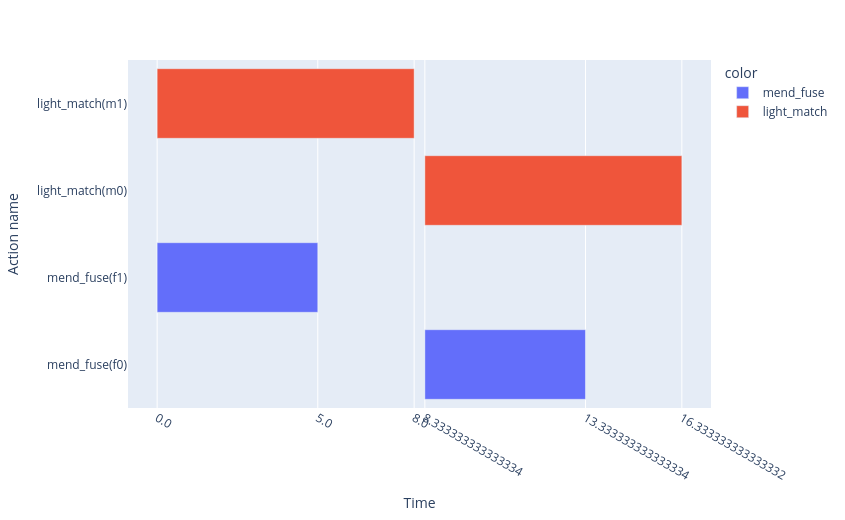

Notebook code for this chart:
### Code cell
with OneshotPlanner(name="tempest", params={"solver_name": "z3"}) as p:
    mc_result = p.solve(mc_prob, output_stream=sys.stdout)

print("\nPlan:")
for start, action, duration in mc_result.plan.timed_actions:
    print(f"  t={float(start):.2f}  {action}  [dur={duration}]")

# The timeline makes the required concurrency visually obvious:
# each mend_fuse bar sits strictly inside a light_match bar.
plot_time_triggered_plan(mc_result.plan)

### Figure 1 — Plotly figure (JSON) as saved in the notebook; plotly's stock layout.template omitted (floating-point values rounded to 4 significant figures)
{"data": [{"base": ["1970-01-01T01:00:08.333333", "1970-01-01T01:00:00.000000"], "hovertemplate": "color=mend_fuse<br>start=%{base}<br>end=%{x}<br>Action name=%{y}<extra></extra>", "legendgroup": "mend_fuse", "marker": {"color": "#636efa", "pattern": {"shape": ""}}, "name": "mend_fuse", "orientation": "h", "showlegend": true, "textposition": "auto", "type": "bar", "x": [5000, 5000], "xaxis": "x", "y": ["mend_fuse(f0)_0", "mend_fuse(f1)_2"], "yaxis": "y"}, {"base": ["1970-01-01T01:00:08.333333", "1970-01-01T01:00:00.000000"], "hovertemplate": "color=light_match<br>start=%{base}<br>end=%{x}<br>Action name=%{y}<extra></extra>", "legendgroup": "light_match", "marker": {"color": "#EF553B", "pattern": {"shape": ""}}, "name": "light_match", "orientation": "h", "showlegend": true, "textposition": "auto", "type": "bar", "x": [8000, 8000], "xaxis": "x", "y": ["light_match(m0)_1", "light_match(m1)_3"], "yaxis": "y"}], "layout": {"barmode": "overlay", "height": 520.0, "legend": {"title": {"text": "color"}, "tracegroupgap": 0}, "margin": {"t": 60}, "width": 845.0, "xaxis": {"anchor": "y", "domain": [0.0, 1.0], "tickmode": "array", "ticktext": ["0.0", "16.333333333333332", "13.333333333333334", "8.333333333333334", "8.0", "5.0"], "tickvals": ["1970-01-01T01:00:00", "1970-01-01T01:00:16.333333", "1970-01-01T01:00:13.333333", "1970-01-01T01:00:08.333333", "1970-01-01T01:00:08", "1970-01-01T01:00:05"], "title": {"text": "Time"}, "type": "date"}, "yaxis": {"anchor": "x", "domain": [0.0, 1.0], "tickmode": "array", "ticktext": ["mend_fuse(f0)", "light_match(m0)", "mend_fuse(f1)", "light_match(m1)"], "tickvals": ["mend_fuse(f0)_0", "light_match(m0)_1", "mend_fuse(f1)_2", "light_match(m1)_3"], "title": {"text": "Action name"}}}}
